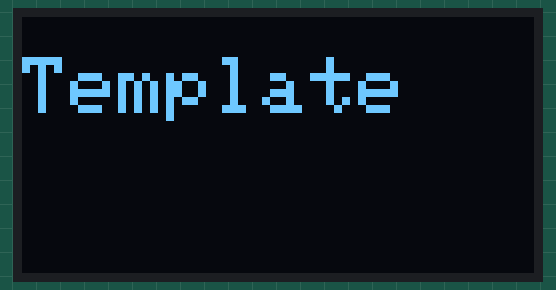
This sketch was run on a simulated Arduino Uno, built with avr-gcc and run on an emulated ATmega328P. Parts: 128×64 one-colour display. What the sketch prints to the serial monitor is not drawn.

Above: at 0.1 s.
At 2.2 s:
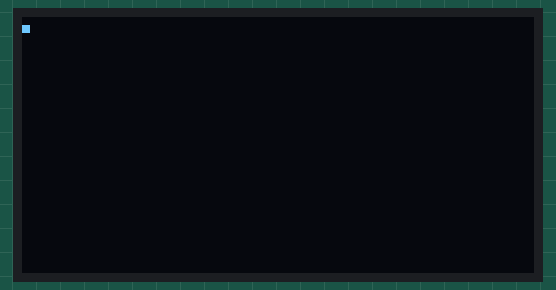
At 5.2 s:
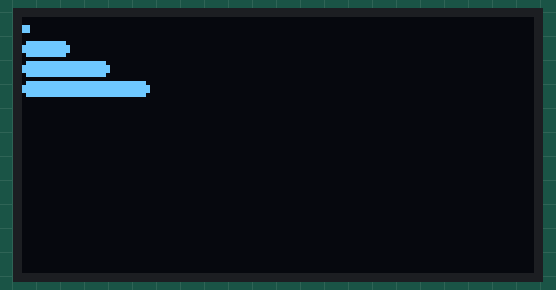
At 8.3 s:
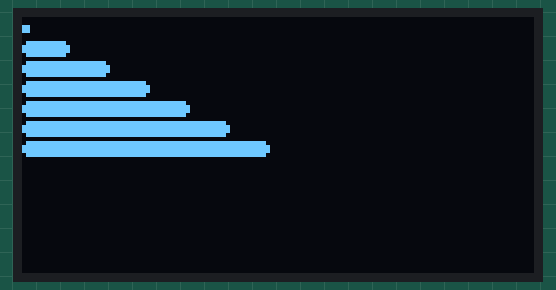
At 11.4 s:
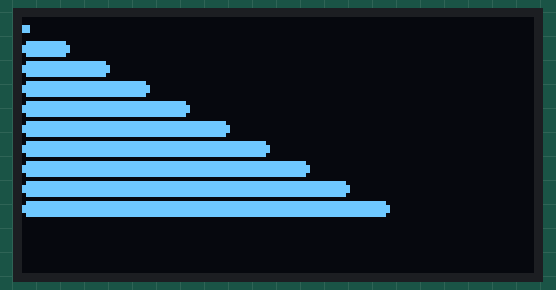
At 14.5 s:
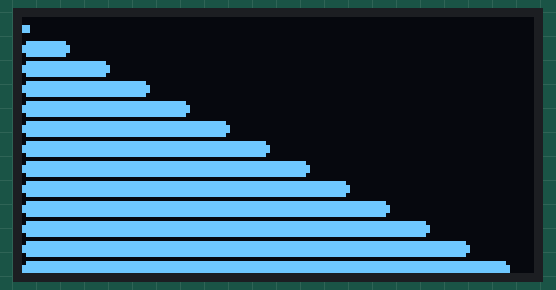

Measured:
- by itself, everything shown: repeats every 13.4 s, in 14 steps
- what the display in image 1 shows lasts 1.0 s, from 2.1 s to 3.1 s

The sketch:

sketch_LevelSens_OLED.ino
```cpp
#include <SPI.h>
#include <Wire.h>
#include <Adafruit_GFX.h>
#include <Adafruit_SSD1306.h>

#define SCREEN_WIDTH 128 // OLED display width, in pixels
#define SCREEN_HEIGHT 64 // OLED display height, in pixels

// Declaration for an SSD1306 display connected to I2C (SDA, SCL pins)
#define OLED_RESET     -1 // Reset pin # (or -1 if sharing Arduino reset pin)
Adafruit_SSD1306 display(SCREEN_WIDTH, SCREEN_HEIGHT, &Wire, OLED_RESET);


void setup() {

   Serial.begin(115200);

  // SSD1306_SWITCHCAPVCC = generate display voltage from 3.3V internally
  if(!display.begin(SSD1306_SWITCHCAPVCC, 0x3C)) {
    Serial.println(F("SSD1306 allocation failed"));
    for(;;); // Don't proceed, loop forever
  }

  //display.display();
  //delay(1000); // Pause for 2 seconds

  // Clear the buffer
  display.clearDisplay();

  display.setTextSize(2); // Draw 2X-scale text
  display.setTextColor(WHITE);
  display.setCursor(0, 10);
  display.println(F("Template"));
  display.display();      // Show initial text
  delay(1000);
  // Clear the buffer
  display.clearDisplay();
  display.display();

  //display.setCursor(0, 10);
  //display.println("Pressure");
  //display.drawRoundRect(0, 12, display.width()-2, 5, 2, WHITE);
  //fillRoundRect(int16_t x, int16_t y, int16_t w, int16_t h, int16_t r, uint16_t color)
  Serial.println(display.height());

  //display.fillRoundRect(0, 12, 30, 5, 2, WHITE);
  //display.display();
  delay(1000);
}

void loop() {

   for (int16_t i=1;i<=display.height()-2; i=i+5){
    display.fillRoundRect(0, i , (i*2), 4, 2, WHITE);
    //delay(2000);
    Serial.println(i);
    display.display();
    delay(1000);
  }

  display.clearDisplay();
  display.display();

}
```
